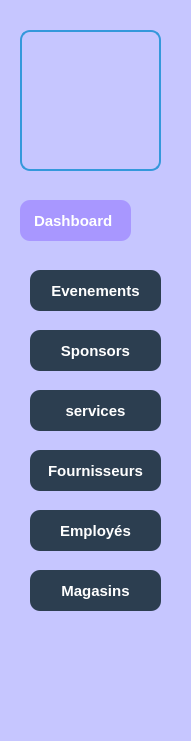
   <widget class="QFrame" name="frame">
    <property name="geometry">
     <rect>
      <x>10</x>
      <y>10</y>
      <width>191</width>
      <height>741</height>
     </rect>
    </property>
    <property name="styleSheet">
     <string notr="true">background-color: rgb(198, 198, 255);
border-radius : 20px</string>
    </property>
    <property name="frameShape">
     <enum>QFrame::Shape::StyledPanel</enum>
    </property>
    <property name="frameShadow">
     <enum>QFrame::Shadow::Raised</enum>
    </property>
    <widget class="QLabel" name="label_5">
     <property name="geometry">
      <rect>
       <x>20</x>
       <y>30</y>
       <width>141</width>
       <height>141</height>
      </rect>
     </property>
     <property name="styleSheet">
      <string notr="true">
QLabel {
    background-color: transparent; /* Makes background transparent */
    border: 2px solid #3498db; /* Adds a blue border */
    border-radius: 10px; /* Rounds the corners */
    padding: 2px; /* Adds space inside the label */image : url(:/imgs/logo.png)
}


</string>
     </property>
     <property name="text">
      <string/>
     </property>
    </widget>
    <widget class="QLabel" name="label_9">
     <property name="geometry">
      <rect>
       <x>20</x>
       <y>200</y>
       <width>111</width>
       <height>41</height>
      </rect>
     </property>
     <property name="styleSheet">
      <string notr="true">QLabel {
    color: white;
    background-color: rgb(168, 151, 255); /* Dark blue */
    font-size: 15px;
    font-weight: bold;
    padding: 10px;
    border-radius: 10px;
    text-align: center;
    text-shadow: 2px 2px 5px rgba(0, 0, 0, 0.5); /* Adds a shadow effect */
}

</string>
     </property>
     <property name="text">
      <string>Dashboard</string>
     </property>
    </widget>
    <widget class="QPushButton" name="evenement">
     <property name="geometry">
      <rect>
       <x>30</x>
       <y>270</y>
       <width>131</width>
       <height>41</height>
      </rect>
     </property>
     <property name="styleSheet">
      <string notr="true">QPushButton {
    color: white;
    background-color: #2c3e50; /* Dark blue */
    font-size: 15px;
    font-weight: bold;
    padding: 10px;
    border-radius: 10px;
    text-align: center;
    text-shadow: 2px 2px 5px rgba(0, 0, 0, 0.5); /* Adds a shadow effect */
}
QPushButton:hover {
background-color: qlineargradient(spread:pad, x1:0, y1:0, x2:0, y2:1, stop:0 rgba(117, 201, 187, 200), stop:1 rgba(35,10,152, 200));
}
</string>
     </property>
     <property name="text">
      <string>Evenements</string>
     </property>
    </widget>
    <widget class="QPushButton" name="sponsors">
     <property name="geometry">
      <rect>
       <x>30</x>
       <y>330</y>
       <width>131</width>
       <height>41</height>
      </rect>
     </property>
     <property name="styleSheet">
      <string notr="true">QPushButton {
    color: white;
    background-color: #2c3e50; /* Dark blue */
    font-size: 15px;
    font-weight: bold;
    padding: 10px;
    border-radius: 10px;
    text-align: center;
    text-shadow: 2px 2px 5px rgba(0, 0, 0, 0.5); /* Adds a shadow effect */
}
QPushButton:hover {
background-color: qlineargradient(spread:pad, x1:0, y1:0, x2:0, y2:1, stop:0 rgba(117, 201, 187, 200), stop:1 rgba(35,10,152, 200));
}

</string>
     </property>
     <property name="text">
      <string>Sponsors</string>
     </property>
    </widget>
    <widget class="QPushButton" name="services">
     <property name="geometry">
      <rect>
       <x>30</x>
       <y>390</y>
       <width>131</width>
       <height>41</height>
      </rect>
     </property>
     <property name="styleSheet">
      <string notr="true">QPushButton {
    color: white;
    background-color: #2c3e50; /* Dark blue */
    font-size: 15px;
    font-weight: bold;
    padding: 10px;
    border-radius: 10px;
    text-align: center;
    text-shadow: 2px 2px 5px rgba(0, 0, 0, 0.5); /* Adds a shadow effect */
}
QPushButton:hover {
background-color: qlineargradient(spread:pad, x1:0, y1:0, x2:0, y2:1, stop:0 rgba(117, 201, 187, 200), stop:1 rgba(35,10,152, 200));
}

</string>
     </property>
     <property name="text">
      <string>services</string>
     </property>
    </widget>
    <widget class="QPushButton" name="fournisseurs">
     <property name="geometry">
      <rect>
       <x>30</x>
       <y>450</y>
       <width>131</width>
       <height>41</height>
      </rect>
     </property>
     <property name="styleSheet">
      <string notr="true">QPushButton {
    color: white;
    background-color: #2c3e50; /* Dark blue */
    font-size: 15px;
    font-weight: bold;
    padding: 10px;
    border-radius: 10px;
    text-align: center;
    text-shadow: 2px 2px 5px rgba(0, 0, 0, 0.5); /* Adds a shadow effect */
}
QPushButton:hover {
background-color: qlineargradient(spread:pad, x1:0, y1:0, x2:0, y2:1, stop:0 rgba(117, 201, 187, 200), stop:1 rgba(35,10,152, 200));
}

</string>
     </property>
     <property name="text">
      <string>Fournisseurs</string>
     </property>
    </widget>
    <widget class="QPushButton" name="employes">
     <property name="geometry">
      <rect>
       <x>30</x>
       <y>510</y>
       <width>131</width>
       <height>41</height>
      </rect>
     </property>
     <property name="styleSheet">
      <string notr="true">QPushButton {
    color: white;
    background-color: #2c3e50; /* Dark blue */
    font-size: 15px;
    font-weight: bold;
    padding: 10px;
    border-radius: 10px;
    text-align: center;
    text-shadow: 2px 2px 5px rgba(0, 0, 0, 0.5); /* Adds a shadow effect */
}
QPushButton:hover {
background-color: qlineargradient(spread:pad, x1:0, y1:0, x2:0, y2:1, stop:0 rgba(117, 201, 187, 200), stop:1 rgba(35,10,152, 200));
}

</string>
     </property>
     <property name="text">
      <string>Employés</string>
     </property>
    </widget>
    <widget class="QPushButton" name="magasins">
     <property name="geometry">
      <rect>
       <x>30</x>
       <y>570</y>
       <width>131</width>
       <height>41</height>
      </rect>
     </property>
     <property name="styleSheet">
      <string notr="true">QPushButton {
    color: white;
    background-color: #2c3e50; /* Dark blue */
    font-size: 15px;
    font-weight: bold;
    padding: 10px;
    border-radius: 10px;
    text-align: center;
    text-shadow: 2px 2px 5px rgba(0, 0, 0, 0.5); /* Adds a shadow effect */
}
QPushButton:hover {
background-color: qlineargradient(spread:pad, x1:0, y1:0, x2:0, y2:1, stop:0 rgba(117, 201, 187, 200), stop:1 rgba(35,10,152, 200));
}

</string>
     </property>
     <property name="text">
      <string>Magasins</string>
     </property>
    </widget>
   </widget>
